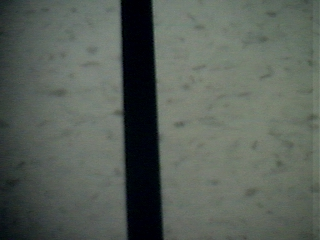
%> input picture work/str.jpg, 320 x 240 px
$ octave before_after_path.m   (GNU Octave 9; MATLAB toolbox functions it lacks are replaced by stand-ins)
%> lines starting %> are read from the running program, lines starting %| are printed output that depends on the picture; in (x1, y1, x2, y2) boxes, pixels count from 0 and x2, y2 are one past the last pixel; in counts of white or black regions, pixels touching at a corner belong together; the program's own positions count from 1
clc;
clear all;
close all;

x=imread('str.jpg');             %read image
%> x is the input picture: size 240x320x3 uint8; mean R, G, B 88.5, 96.4, 88.9
%imview(x);

                                 %convert to gray scale
y = .2989*x(:,:,1)...
    +.5870*x(:,:,2)...
    +.1140*x(:,:,3);
min(y(:))
%> ans = 0
ans =0;

max(y(:))
%> ans = 136
ans = 255;

    colormap(gray(256));
    imview(y);

%imhist(y);                      %histogram of converted image

                                %Normalization

z=imadjust(y);
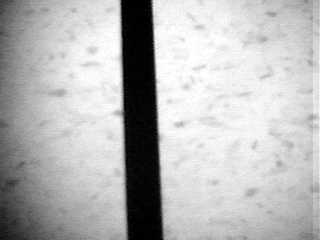
%> z: size 240x320 uint8; min 0, max 255, mean 182.2
z=edge(z);
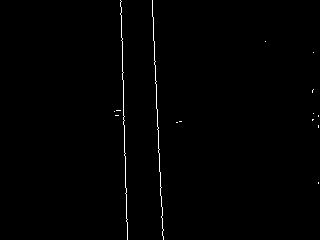
%> z: size 240x320 logical; 0.67% white in thin lines or dots, all inside (x1, y1, x2, y2) = (114, 0, 319, 240)
imwrite(z,'after.jpg');
